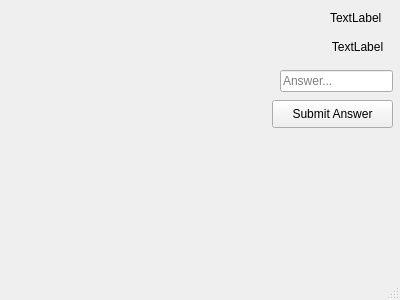
<?xml version="1.0" encoding="UTF-8"?>
<ui version="4.0">
 <class>MainWindow</class>
 <widget class="QMainWindow" name="MainWindow">
  <property name="geometry">
   <rect>
    <x>0</x>
    <y>0</y>
    <width>400</width>
    <height>300</height>
   </rect>
  </property>
  <property name="windowTitle">
   <string>MainWindow</string>
  </property>
  <widget class="QWidget" name="centralWidget">
   <widget class="QLabel" name="MapLabel">
    <property name="geometry">
     <rect>
      <x>20</x>
      <y>20</y>
      <width>351</width>
      <height>201</height>
     </rect>
    </property>
    <property name="text">
     <string/>
    </property>
   </widget>
   <widget class="QLabel" name="PlayerLabel">
    <property name="geometry">
     <rect>
      <x>160</x>
      <y>70</y>
      <width>55</width>
      <height>16</height>
     </rect>
    </property>
    <property name="text">
     <string/>
    </property>
   </widget>
   <widget class="QLabel" name="GoblinLabel1">
    <property name="geometry">
     <rect>
      <x>10</x>
      <y>230</y>
      <width>55</width>
      <height>16</height>
     </rect>
    </property>
    <property name="text">
     <string/>
    </property>
   </widget>
   <widget class="QLabel" name="GoblinLabel2">
    <property name="geometry">
     <rect>
      <x>70</x>
      <y>230</y>
      <width>55</width>
      <height>16</height>
     </rect>
    </property>
    <property name="text">
     <string/>
    </property>
   </widget>
   <widget class="QLabel" name="GoblinLabel3">
    <property name="geometry">
     <rect>
      <x>130</x>
      <y>230</y>
      <width>55</width>
      <height>16</height>
     </rect>
    </property>
    <property name="text">
     <string/>
    </property>
   </widget>
   <widget class="QLabel" name="GoblinLabel4">
    <property name="geometry">
     <rect>
      <x>190</x>
      <y>230</y>
      <width>55</width>
      <height>16</height>
     </rect>
    </property>
    <property name="text">
     <string/>
    </property>
   </widget>
   <widget class="QLabel" name="GoblinLabel5">
    <property name="geometry">
     <rect>
      <x>250</x>
      <y>230</y>
      <width>55</width>
      <height>16</height>
     </rect>
    </property>
    <property name="text">
     <string/>
    </property>
   </widget>
   <widget class="QLabel" name="ParchmentLabel">
    <property name="geometry">
     <rect>
      <x>330</x>
      <y>10</y>
      <width>55</width>
      <height>16</height>
     </rect>
    </property>
    <property name="text">
     <string>TextLabel</string>
    </property>
   </widget>
   <widget class="QLabel" name="ParchmentTextLabel">
    <property name="geometry">
     <rect>
      <x>330</x>
      <y>40</y>
      <width>55</width>
      <height>16</height>
     </rect>
    </property>
    <property name="text">
     <string>TextLabel</string>
    </property>
    <property name="alignment">
     <set>Qt::AlignHCenter|Qt::AlignTop</set>
    </property>
    <property name="wordWrap">
     <bool>true</bool>
    </property>
   </widget>
   <widget class="QLineEdit" name="AnswerLineEdit">
    <property name="geometry">
     <rect>
      <x>280</x>
      <y>70</y>
      <width>113</width>
      <height>22</height>
     </rect>
    </property>
    <property name="placeholderText">
     <string>Answer...</string>
    </property>
   </widget>
   <widget class="QPushButton" name="SubmitAnswerButton">
    <property name="geometry">
     <rect>
      <x>272</x>
      <y>100</y>
      <width>121</width>
      <height>28</height>
     </rect>
    </property>
    <property name="text">
     <string>Submit Answer</string>
    </property>
   </widget>
  </widget>
  <widget class="QMenuBar" name="menuBar">
   <property name="geometry">
    <rect>
     <x>0</x>
     <y>0</y>
     <width>400</width>
     <height>20</height>
    </rect>
   </property>
  </widget>
  <widget class="QStatusBar" name="statusBar"/>
 </widget>
 <layoutdefault spacing="6" margin="11"/>
 <resources/>
 <connections/>
</ui>
